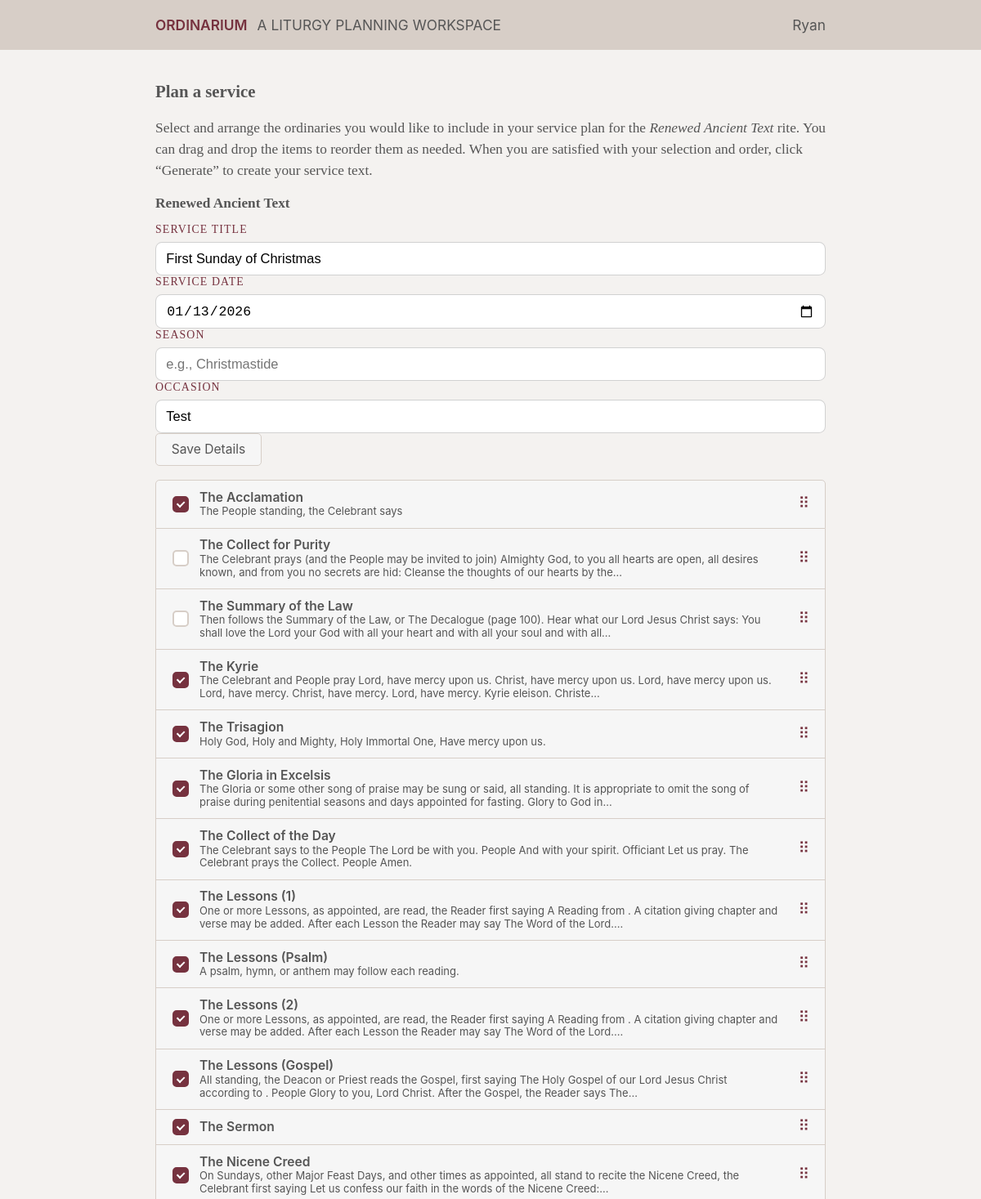
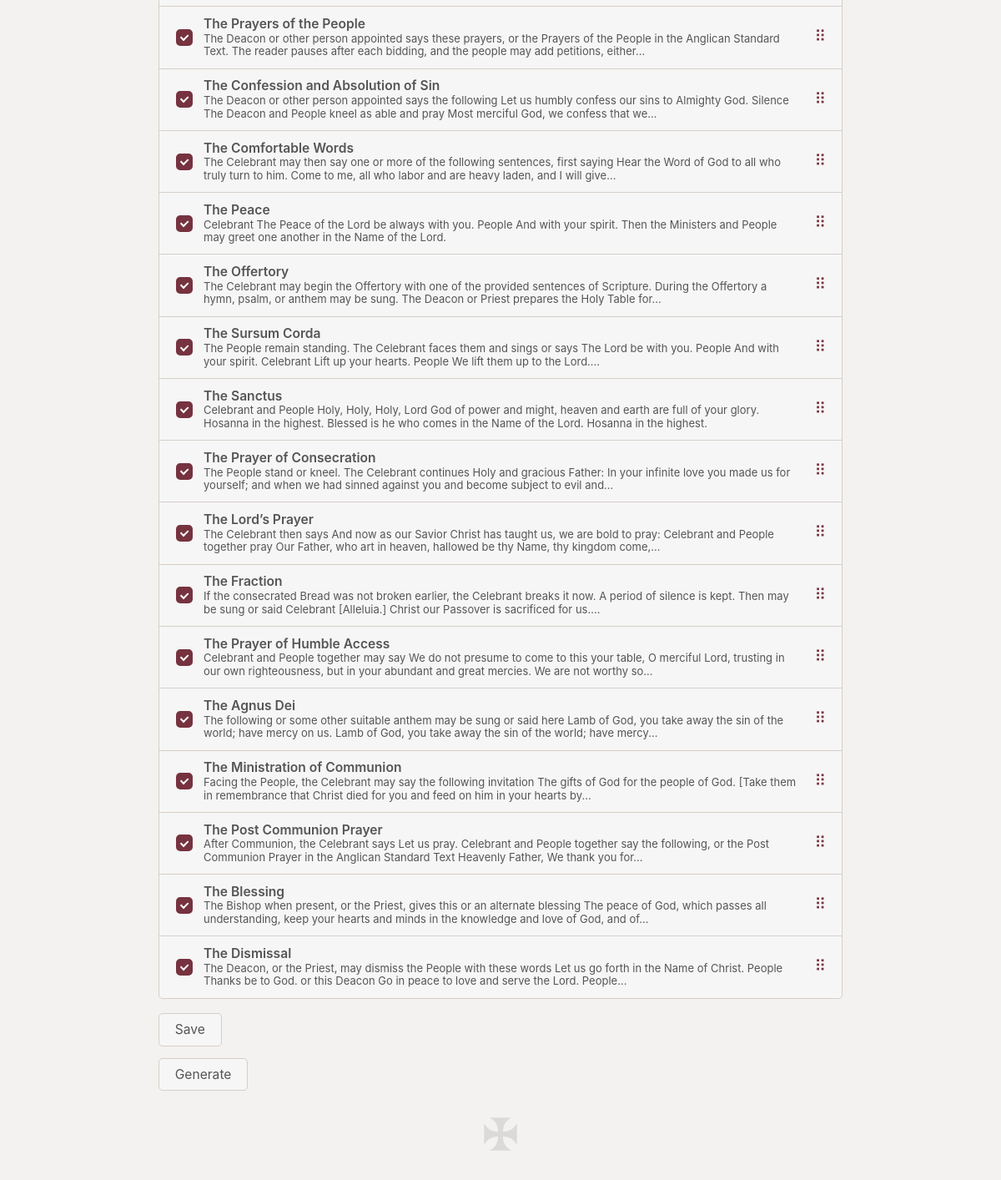
Screenshot of /plan with the database file from the repository (2 pictures, top to bottom).
### tables this page shows
CREATE TABLE "texts" ("id" INTEGER PRIMARY KEY, "data" JSON, type TEXT
generated always as (json_extract(data, '$.type')) virtual, filter_type TEXT
generated always as (json_extract(data, '$.filter.type')) virtual, filter_content TEXT
generated always as (json_extract(data, '$.filter.content')) virtual, text TEXT
generated always as (json_extract(data, '$.text')) virtual, title TEXT
generated always as (json_extract(data, '$.title')) virtual, default_order INTEGER
generated always as (json_extract(data, '$.default_order')) virtual, detailed_title text
generated always as (json_extract(data, '$.detailed_title')) virtual);

### ordinarium/routes.py (the view)
@bp.route("/plan")
def plan(rite="Renewed Ancient Text"):
    rite_slug = rite.replace(" ", "_").lower()
    db = get_db()
    service_id = request.args.get("service_id", 1)
    try:
        service_id = int(service_id)
    except (TypeError, ValueError):
        service_id = 1
    saved_plan = db.execute(
        "select text_order, text_disabled, title, season, occasion, service_date, rite from services where id=? limit 1",
        (service_id,),
    ).fetchone()
    if saved_plan and saved_plan["text_order"]:
        ordinaries = db.execute(
            'select texts.id, texts.default_order, texts.title, texts.detailed_title, texts.text, saved_order.value, saved_disabled.value as "disabled" from texts left join json_each(?) saved_order on texts.id=saved_order.value left join json_each(?) saved_disabled on texts.id=saved_disabled.value where texts.type=? and texts.filter_type=? and texts.filter_content=? order by saved_order.key',
            (
                saved_plan["text_order"],
                saved_plan["text_disabled"],
                "ordinarium",
                "rite",
                rite,
            ),
        ).fetchall()
    else:
        ordinaries = db.execute(
            "select id, default_order, title, detailed_title, text from texts where type=? and filter_type=? and filter_content=? order by default_order",
            ("ordinarium", "rite", rite),
        ).fetchall()
    service_data = {
        "title": saved_plan["title"] if saved_plan else "",
        "season": saved_plan["season"] if saved_plan else "",
        "occasion": saved_plan["occasion"] if saved_plan else "",
        "service_date": saved_plan["service_date"] if saved_plan else "",
        "rite": saved_plan["rite"] if saved_plan and saved_plan["rite"] else rite,
    }
    return render_template(
        "plan.html",
        user=get_user(),
        rite=rite,
        rite_slug=rite_slug,
        ordinaries=ordinaries,
        service_id=service_id,
        service=service_data,
    )

### ordinarium/db.py (called while the page is built)
def get_db():
    if "db" not in g:
        g.db = sqlite3.connect(
            current_app.config["DATABASE"],
            detect_types=sqlite3.PARSE_DECLTYPES,
        )
        g.db.row_factory = sqlite3.Row
    return g.db

### ordinarium/routes.py (called while the page is built)
def get_user(email="ryanwillers@gmail.com"):
    db = get_db()
    user = db.execute(
        "select id, first_name, last_name, email from users where email=? limit 1",
        (email,),
    ).fetchone()
    return user

### ordinarium/templates/plan.html (shortened to what this page needs)
{% extends 'base.html' %}
{% block content %}
<div id="page">
	<h2>Plan a service</h2>
	<p>Select and arrange the ordinaries you would like to include in your service plan for the <em>{{ rite }}</em> rite. You can drag and drop the items to reorder them as needed. When you are satisfied with your selection and order, click “Generate” to create your service text.</p>
	<strong>{{ rite }}</strong>
	<form class="plan-actions" id="plan-meta-form" action="{{ url_for('main.persist_service') }}" method="post">
		<label class="plan-field">
			<span>Service title</span>
			<input type="text" name="title" value="{{ service.title or '' }}" placeholder="e.g., First Sunday of Christmas">
		</label>
		<label class="plan-field">
			<span>Service date</span>
			<input type="date" name="service_date" value="{{ service.service_date or '' }}">
		</label>
		<label class="plan-field">
			<span>Season</span>
			<input type="text" name="season" value="{{ service.season or '' }}" placeholder="e.g., Christmastide">
		</label>
		<label class="plan-field">
			<span>Occasion</span>
			<input type="text" name="occasion" value="{{ service.occasion or '' }}" placeholder="e.g., Feast of the Presentation of Christ">
		</label>
		<button class="plan-submit" type="submit">Save Details</button>
	</form>
	<ul class="plan-list">
	{% for ordinary in ordinaries %}
		<li class="plan-row" draggable="true">
			<div class="plan-row-main">
				<label class="plan-item">
					<input type="checkbox" name="ordinaries" value="{{ ordinary.id }}" data-default-order="{{ ordinary.default_order }}" {% if not ordinary.disabled %}checked{% endif %}>
					<span class="plan-title">{% if ordinary.detailed_title %}{{ ordinary.detailed_title }}{% else %}{{ ordinary.title }}{% endif %}</span>
					{% if ordinary.text %}<small>{{ ordinary.text | markdown_template | striptags | clean | truncate(200) }}</small>{% endif %}
				</label>
				<span class="plan-handle" aria-hidden="true">⠿</span>
			</div>
		</li>
	{% endfor %}
	</ul>
	<form class="plan-actions" id="plan-save-form" action="{{ url_for('main.persist_service') }}" method="post">
		<button class="plan-submit" type="submit">Save</button>
	</form>
	<form class="plan-actions" id="plan-form" action="{{ url_for('main.text', rite_slug=rite_slug) }}" method="get">
		<button class="plan-submit" type="submit">Generate</button>
	</form>
</div>
{% endblock %}

### ordinarium/templates/base.html (shortened to what this page needs)
<!doctype html>
<html lang="en">
	<head>
		<link rel="stylesheet" href="{{ url_for('static', filename='styles/style.css') }}">
	</head>
	<body>
		<div id="inner-body">
			{% include '_header.html' %}
			<main>
				{% block content %}{% endblock %}
			</main>
			{% include '_footer.html' %}
		</div>
	</body>
</html>

### ordinarium/templates/_header.html
<header>
	<div class="inner">
		<h1><a href="{{ url_for('main.index') }}">Ordinarium</a></h1>
		<h2>A liturgy planning workspace</h2>
		{% if user %}
		<div class="user-info">
			<span>{{ user.first_name }}</span>
		</div>
		{% endif %}
	</div>
</header>

### ordinarium/templates/_footer.html
<footer>
    <a href="{{ url_for('main.page', slug='about') }}"><img src="{{ url_for('static', filename='images/coda.png') }}" class="coda"></a>
</footer>

### ordinarium/static/styles/style.css (style rules this page uses)
:root { --header-font-family: -apple-system, BlinkMacSystemFont, 'Helvetica Neue', Helvetica, Arial, sans-serif; --body-font-family: apple-system-ui-serif, ui-serif, Georgia, serif; --body-background-color: #f4f2f0; --body-color: #565656; --rubric-color: #76323f; --header-background-color: #d7cec7; --line-color: #d7cec7; --body-font-size: 13pt; }
html { margin: 0; padding: 0; }
body { background-color: var(--header-background-color); color: var(--body-color); font-size: var(--body-font-size); margin: 0; padding: 0; font-family: var(--body-font-family); }
div#inner-body { background-color: var(--body-background-color); margin: 0; padding: 0; min-height: 100vh; }
main { max-width: 820px; margin: 0 auto; padding: 80px 20px 20px 20px; }
button, input[type="submit"], .button, .button:visited { background: #f6f6f6; border: 1px solid var(--line-color); border-radius: 5px; color: #555 !important; cursor: pointer; font-family: var(--header-font-family); font-size: 0.9em; padding: 0.6em 1.2em; }

### rows the page displays
texts: title "The Acclamation", text|clean "The People standing, the Celebrant says"
texts: title "The Collect for Purity", text|clean "The Celebrant prays (and the People may be invited to join) Almighty God, to you all hearts are open, all desires known, and from you no secrets are hid: Cleanse the thoughts of our hearts by the..."
texts: title "The Summary of the Law", text|clean "Then follows the Summary of the Law, or The Decalogue (page 100). Hear what our Lord Jesus Christ says: You shall love the Lord your God with all your heart and with all your soul and with all..."
texts: title "The Kyrie", text|clean "The Celebrant and People pray Lord, have mercy upon us. Christ, have mercy upon us. Lord, have mercy upon us. Lord, have mercy. Christ, have mercy. Lord, have mercy. Kyrie eleison. Christe..."
texts: title "The Trisagion", text|clean "Holy God, Holy and Mighty, Holy Immortal One, Have mercy upon us."
texts: title "The Gloria in Excelsis", text|clean "The Gloria or some other song of praise may be sung or said, all standing. It is appropriate to omit the song of praise during penitential seasons and days appointed for fasting. Glory to God in..."
texts: title "The Collect of the Day", text|clean "The Celebrant says to the People The Lord be with you. People And with your spirit. Officiant Let us pray. The Celebrant prays the Collect. People Amen."
texts: detailed_title "The Lessons (1)", text|clean "One or more Lessons, as appointed, are read, the Reader first saying A Reading from . A citation giving chapter and verse may be added. After each Lesson the Reader may say The Word of the Lord...."
texts: detailed_title "The Lessons (Psalm)", text|clean "A psalm, hymn, or anthem may follow each reading."
texts: detailed_title "The Lessons (2)", text|clean "One or more Lessons, as appointed, are read, the Reader first saying A Reading from . A citation giving chapter and verse may be added. After each Lesson the Reader may say The Word of the Lord...."
texts: detailed_title "The Lessons (Gospel)", text|clean "All standing, the Deacon or Priest reads the Gospel, first saying The Holy Gospel of our Lord Jesus Christ according to . People Glory to you, Lord Christ. After the Gospel, the Reader says The..."
texts: title "The Sermon"
texts: title "The Nicene Creed", text|clean "On Sundays, other Major Feast Days, and other times as appointed, all stand to recite the Nicene Creed, the Celebrant first saying Let us confess our faith in the words of the Nicene Creed:..."
texts: title "The Prayers of the People", text|clean "The Deacon or other person appointed says these prayers, or the Prayers of the People in the Anglican Standard Text. The reader pauses after each bidding, and the people may add petitions, either..."
texts: title "The Confession and Absolution of Sin", text|clean "The Deacon or other person appointed says the following Let us humbly confess our sins to Almighty God. Silence The Deacon and People kneel as able and pray Most merciful God, we confess that we..."
texts: title "The Comfortable Words", text|clean "The Celebrant may then say one or more of the following sentences, first saying Hear the Word of God to all who truly turn to him. Come to me, all who labor and are heavy laden, and I will give..."
texts: title "The Peace", text|clean "Celebrant The Peace of the Lord be always with you. People And with your spirit. Then the Ministers and People may greet one another in the Name of the Lord."
texts: title "The Offertory", text|clean "The Celebrant may begin the Offertory with one of the provided sentences of Scripture. During the Offertory a hymn, psalm, or anthem may be sung. The Deacon or Priest prepares the Holy Table for..."
texts: title "The Sursum Corda", text|clean "The People remain standing. The Celebrant faces them and sings or says The Lord be with you. People And with your spirit. Celebrant Lift up your hearts. People We lift them up to the Lord...."
texts: title "The Sanctus", text|clean "Celebrant and People Holy, Holy, Holy, Lord God of power and might, heaven and earth are full of your glory. Hosanna in the highest. Blessed is he who comes in the Name of the Lord. Hosanna in the highest."
texts: title "The Prayer of Consecration", text|clean "The People stand or kneel. The Celebrant continues Holy and gracious Father: In your infinite love you made us for yourself; and when we had sinned against you and become subject to evil and..."
texts: title "The Lord’s Prayer", text|clean "The Celebrant then says And now as our Savior Christ has taught us, we are bold to pray: Celebrant and People together pray Our Father, who art in heaven, hallowed be thy Name, thy kingdom come,..."
texts: title "The Fraction", text|clean "If the consecrated Bread was not broken earlier, the Celebrant breaks it now. A period of silence is kept. Then may be sung or said Celebrant [Alleluia.] Christ our Passover is sacrificed for us...."
texts: title "The Prayer of Humble Access", text|clean "Celebrant and People together may say We do not presume to come to this your table, O merciful Lord, trusting in our own righteousness, but in your abundant and great mercies. We are not worthy so..."
texts: title "The Agnus Dei", text|clean "The following or some other suitable anthem may be sung or said here Lamb of God, you take away the sin of the world; have mercy on us. Lamb of God, you take away the sin of the world; have mercy..."
texts: title "The Ministration of Communion", text|clean "Facing the People, the Celebrant may say the following invitation The gifts of God for the people of God. [Take them in remembrance that Christ died for you and feed on him in your hearts by..."
texts: title "The Post Communion Prayer", text|clean "After Communion, the Celebrant says Let us pray. Celebrant and People together say the following, or the Post Communion Prayer in the Anglican Standard Text Heavenly Father, We thank you for..."
texts: title "The Blessing", text|clean "The Bishop when present, or the Priest, gives this or an alternate blessing The peace of God, which passes all understanding, keep your hearts and minds in the knowledge and love of God, and of..."
texts: title "The Dismissal", text|clean "The Deacon, or the Priest, may dismiss the People with these words Let us go forth in the Name of Christ. People Thanks be to God. or this Deacon Go in peace to love and serve the Lord. People..."

### other values shown
{{ user.first_name }} "Ryan"
{{ rite }} "Renewed Ancient Text"
